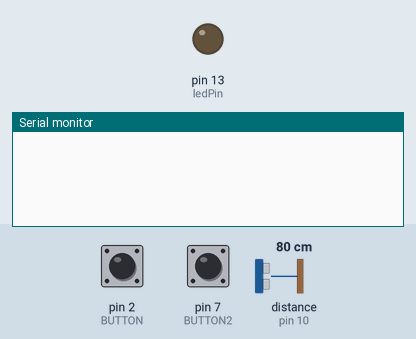
The sketch below on a simulated Arduino Uno, built with avr-gcc and run on an emulated ATmega328P. Parts: output pins drawn as LEDs (lit = HIGH), the last lines printed to the serial monitor. The test bench sets the inputs (shaded band); at power-on: pin 2 (BUTTON) LOW, pin 7 (BUTTON2) HIGH, distance to the obstacle (sensor on pin 10) 80 cm. The echo pulse lasts 58.3 µs per cm; pins used as bus, display or sensor lines are not drawn.

Above: at 1.2 s.
1.3 s: pin 2 (BUTTON) pulled HIGH for 1 s
At 3.3 s:
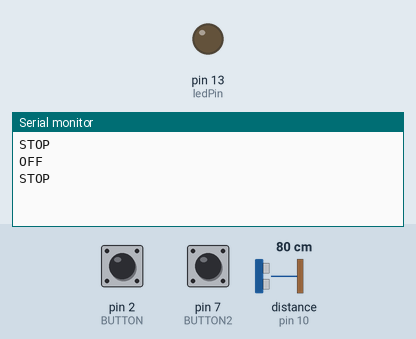
3.8 s: pin 7 (BUTTON2) pulled LOW for 1 s
At 5.2 s:
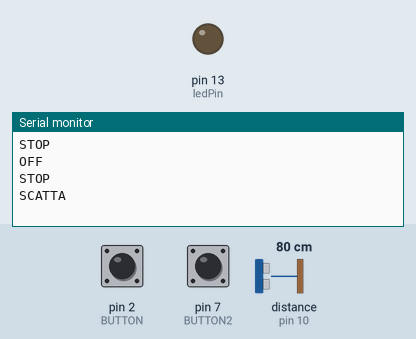

The sketch:

acquisizione.ino
```cpp
// I DELAY DI ARDUINO VANNO SETTATI PER SINCRONIZZARE PYTHON

int BUTTON = 2  ;           // pin di input dove è collegato il pulsante
int  val = 0;
int  val2 = 0; // si userà val per conservare lo stato del pin di input del bottone2
int ledPin =  13;      // the number of the LED pin
int BUTTON2 = 7  ;

boolean stato = false;

int triggerPort = 9;
int echoPort = 10;

void setup() {

  pinMode(BUTTON, INPUT);
  pinMode(BUTTON2, INPUT);
  digitalWrite(BUTTON, LOW);// imposta il pin digitale come input
  digitalWrite(BUTTON2, HIGH);// imposta il pin digitale come input
  // initialize the LED pin as an output:
  pinMode(ledPin, OUTPUT);

  //impostazione dei pin
  pinMode(triggerPort, OUTPUT);
  pinMode(echoPort, INPUT);

  Serial.begin(9600);
  //Serial.println("INIZIO");
}

void loop() {

 //cercare di sincronizzare JETSON-ARDUINO, se Jetson lavora Arduino va in pausa
  boolean processa = true;

  if (Serial.available()) {
    char c = Serial.read();
    if (c == 'S') {
        while(processa){
            if (Serial.available()) {
              char c = Serial.read();
              if (c == 'G') {
                processa = false;
             }
           }
        }
    }

  }


  val = digitalRead(BUTTON);  // legge il valore dell'input del primo botton e lo conserva
  val2 = digitalRead(BUTTON2);  // legge il valore dell'input 2 bottone e lo conserva
  // controlla che l'input sia LOW (pulsante premuto)
  if (val == HIGH) {
    stato = not(stato);
    Serial.println("STOP");
  }
  if (stato) {
   /* Serial.println ();
    Serial.println ();
    Serial.println("acceso"); */ //se si vuole vedere a monitor se è acceso
    while (distanza() <= 60){
      Serial.println("ON");
      // LED on:
      digitalWrite(ledPin, HIGH);
      delay(500); //ritarda la visualizzazione del sensore (se si vuole visualizzare immediatamente togliere delay())
    }
   Serial.println("OFF");
    // LED off:
    digitalWrite(ledPin, LOW);
    delay(500);

  }
  else {
    /*Serial.println ();
    Serial.println ();
    Serial.println("spento"); */ // rimuovere i commenti se si vuole vedere a monitor se è spento
    delay(500);
  }
  // delay(1000);

  if (val2 == LOW) {
    Serial.println("SCATTA");
    delay(500);
  }

}  //graffa del "LOOP"

long distanza() // programmazione sensore sfr-05
{
  //porta bassa l'uscita del trigger
  digitalWrite( triggerPort, LOW);
  delayMicroseconds(2);
  //invia un impulso di 10microsec su trigger
  digitalWrite(triggerPort, HIGH);
  delayMicroseconds(10);
  digitalWrite(triggerPort,LOW);
  // prende in ingresso il segnale nella porta echo e tramite un calcolo trova distanza (r)
  long duration = pulseIn( echoPort, HIGH);
  long r = 0.034 * duration / 2;
  return r;
}
```

Measured:
- after the input at 1.3 s, the serial monitor: prints a new line after 0.20 s (image 1)
- after the input at 3.8 s, the serial monitor: prints a new line after 0.71 s (image 2)
